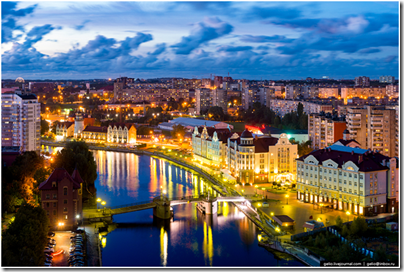
#> input picture image.png, 404 x 272 px
$ python Rotation.py
#> lines starting #> are read from the running program, lines starting #| are printed output that depends on the picture
import numpy as np
import argparse
import imutils
import cv2

image = cv2.imread("image.png")
#> image is the input picture: shape (272, 404, 3); mean B, G, R 108, 103.1, 98.7
cv2.imshow("Original", image)

(h, w) = image.shape[:2]
#> h = 272; w = 404
(cX, cY) = (w / 2, h / 2)
#> cX = 202; cY = 136

M = cv2.getRotationMatrix2D((cX, cY), 45, 1.0)
rotated = cv2.warpAfﬁne(image, M, (w, h))
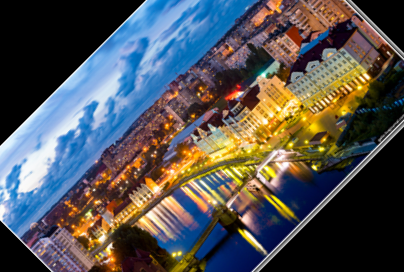
#> rotated: shape (272, 404, 3); mean B, G, R 83.4, 83, 83.6
cv2.imshow("Rotated by 45 Degrees", rotated)

M = cv2.getRotationMatrix2D((cX, cY), -90, 1.0)
rotated = cv2.warpAfﬁne(image, M, (w, h))
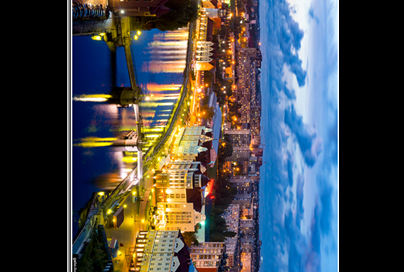
#> rotated: shape (272, 404, 3); mean B, G, R 74.8, 72.2, 68.9
cv2.imshow("Rotated by -90 Degrees", rotated)

while True:
	#Ожидание ESC для закрытия (иначе окна появляются на секунду и исчезают)

	if cv2.waitKey(10) == 27:
#> (key Esc is pressed here)
		break
